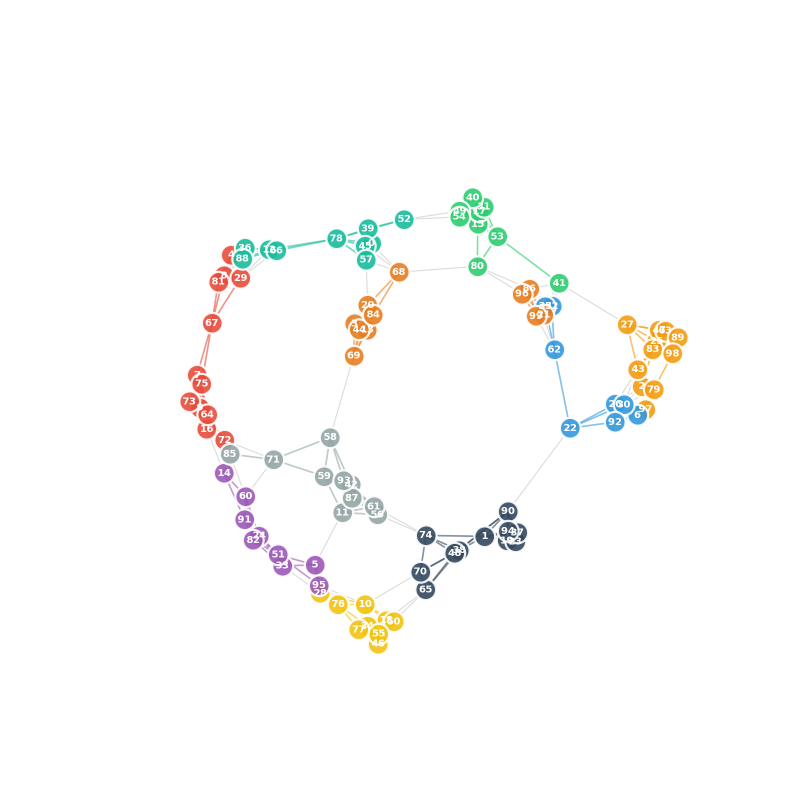
#> input picture RL/ablation_Baseline_20260128_233211/logical_ep0.png, 1600 x 1600 px, found by its file name (shown at 1/2 size)
$ python create_ieee_figure.py
#> lines starting #> are read from the running program, lines starting #| are printed output that depends on the picture; after the words box and inside, x2 and y2 are one past the last pixel; in counts of white or black regions, pixels touching at a corner belong together
#> in create_ieee_figure_v3, img is the input picture: PIL image 1600x1600 RGBA; mean R, G, B, A 251.9, 251.8, 250.9, 255
"""
IEEE期刊论文风格的多子图拼接脚本

将6张图片拼接成2行3列的布局：
- 第一行：logical_ep0, logical_ep100, logical_ep200
- 第二行：topology_ep0, topology_ep100, topology_ep200

设计特点：
1. 使用统一的子图标签 (a), (b), (c), (d), (e), (f)
2. 共享图例放置在图片右侧或底部
3. 使用Times New Roman字体（IEEE标准）
4. 适合单栏或双栏期刊排版
"""

import os
from pathlib import Path
from PIL import Image
import matplotlib.pyplot as plt
import matplotlib.patches as mpatches
from matplotlib.lines import Line2D
import numpy as np

# IEEE 期刊标准设置
plt.rcParams['font.family'] = 'serif'
plt.rcParams['font.serif'] = ['Times New Roman', 'DejaVu Serif', 'Times']
plt.rcParams['mathtext.fontset'] = 'stix'
plt.rcParams['font.size'] = 10
plt.rcParams['axes.labelsize'] = 10
plt.rcParams['axes.titlesize'] = 10
plt.rcParams['xtick.labelsize'] = 9
plt.rcParams['ytick.labelsize'] = 9
plt.rcParams['legend.fontsize'] = 8


# [124 lines left out: function create_ieee_composite_figure, not called in this run]


def _smart_crop(img_array: np.ndarray, margin_ratio: float = 0.02,
                remove_title: bool = True, remove_legend: bool = True,
                remove_stats: bool = True, is_logical: bool = False) -> np.ndarray:
    """
    智能裁剪图像，移除标题、图例和统计信息区域

    Args:
        img_array: 输入图像数组
        margin_ratio: 边距比例
        remove_title: 是否移除顶部标题区域
        remove_legend: 是否移除右上角图例
        remove_stats: 是否移除底部统计信息
        is_logical: 是否是logical拓扑图（有灰色背景）
    """
#> called with margin_ratio = 0.01, remove_title = True, remove_legend = True, remove_stats = True, is_logical = True
    h, w = img_array.shape[:2]
#> h = 1600; w = 1600
    img_work = img_array.copy()

    if is_logical:
        # Logical图 - 直接裁剪掉图例区域
        top_crop = int(h * 0.045) if remove_title else 0
#> top_crop = 72
        bottom_crop = int(h * 0.065) if remove_stats else 0
#> bottom_crop = 104
        right_crop = int(w * 0.28) if remove_legend else 0
#> right_crop = 448
        left_crop = int(w * 0.02)
#> left_crop = 32

        img_cropped = img_work[top_crop:h-bottom_crop, left_crop:w-right_crop]
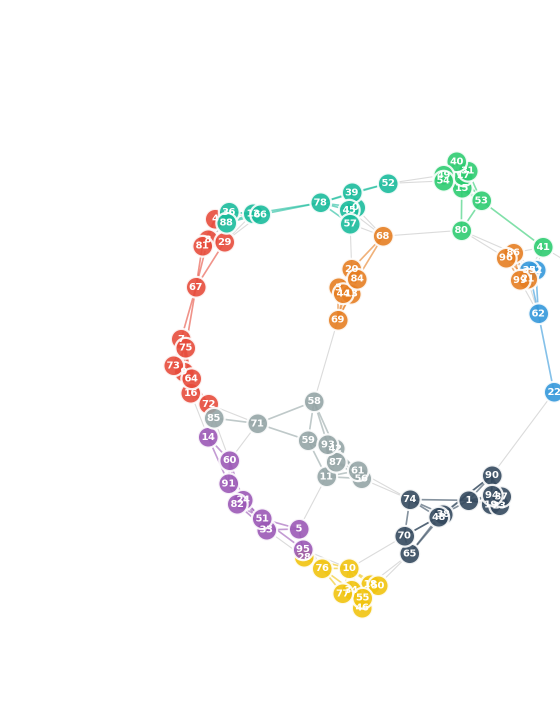
#> img_cropped: shape (1424, 1120, 4) (shown at 1/2 size); mean R, G, B, A 250.5, 250.5, 249.5, 255

        # 进一步裁剪白边
        h2, w2 = img_cropped.shape[:2]
#> h2 = 1424; w2 = 1120
        if len(img_cropped.shape) == 3:
            gray = np.mean(img_cropped[:, :, :3], axis=2)
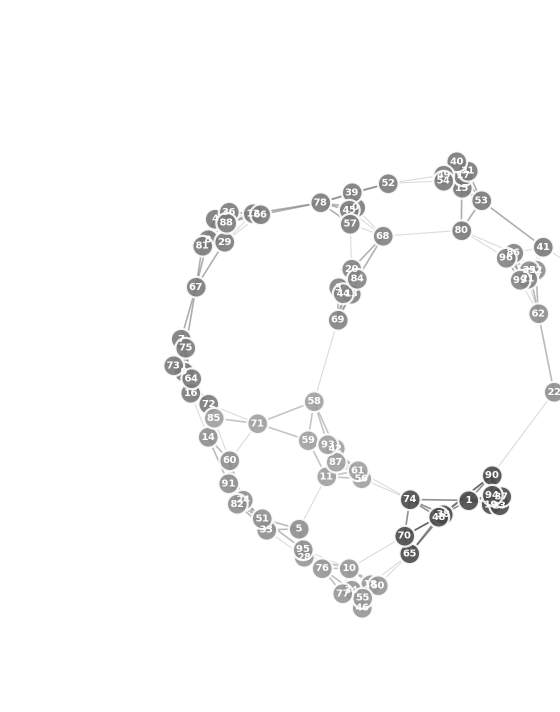
#> gray: shape (1424, 1120) float64 (shown at 1/2 size); min 73, max 255, mean 250.2
        else:
            gray = img_cropped

        threshold = 245
        non_white = gray < threshold
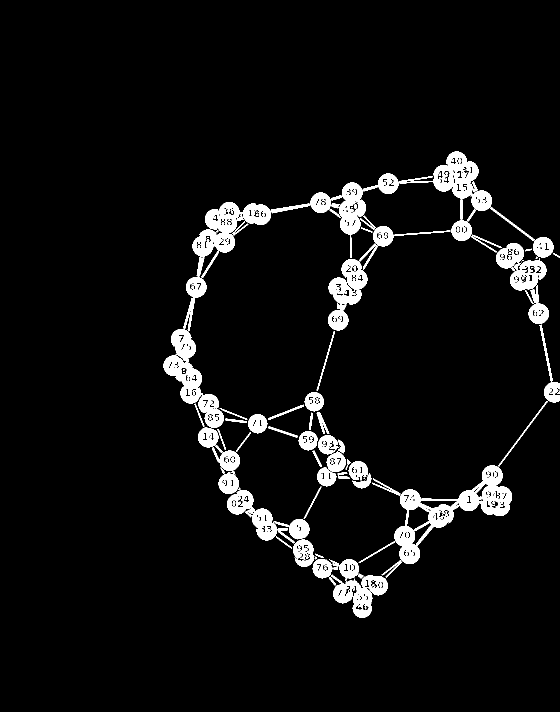
#> non_white: shape (1424, 1120) bool (shown at 1/2 size); 5.6% white; 197 white regions (62 under 20 px), largest, box (x1, y1, x2, y2) and area: (789, 931, 1024, 1128) 11463, (327, 658, 448, 856) 7484, (385, 404, 542, 513) 6885

        if np.any(non_white):
            rows = np.any(non_white, axis=1)
            cols = np.any(non_white, axis=0)

            rmin, rmax = np.where(rows)[0][[0, -1]]
#> rmin = 303; rmax = 1235
            cmin, cmax = np.where(cols)[0][[0, -1]]
#> cmin = 327; cmax = 1119

            margin_h = int(h2 * margin_ratio)
#> margin_h = 14
            margin_w = int(w2 * margin_ratio)
#> margin_w = 11

            rmin = max(0, rmin - margin_h)
#> rmin = 289
            rmax = min(h2, rmax + margin_h)
#> rmax = 1249
            cmin = max(0, cmin - margin_w)
#> cmin = 316
            cmax = min(w2, cmax + margin_w)
#> cmax = 1120

            img_cropped = img_cropped[rmin:rmax, cmin:cmax]
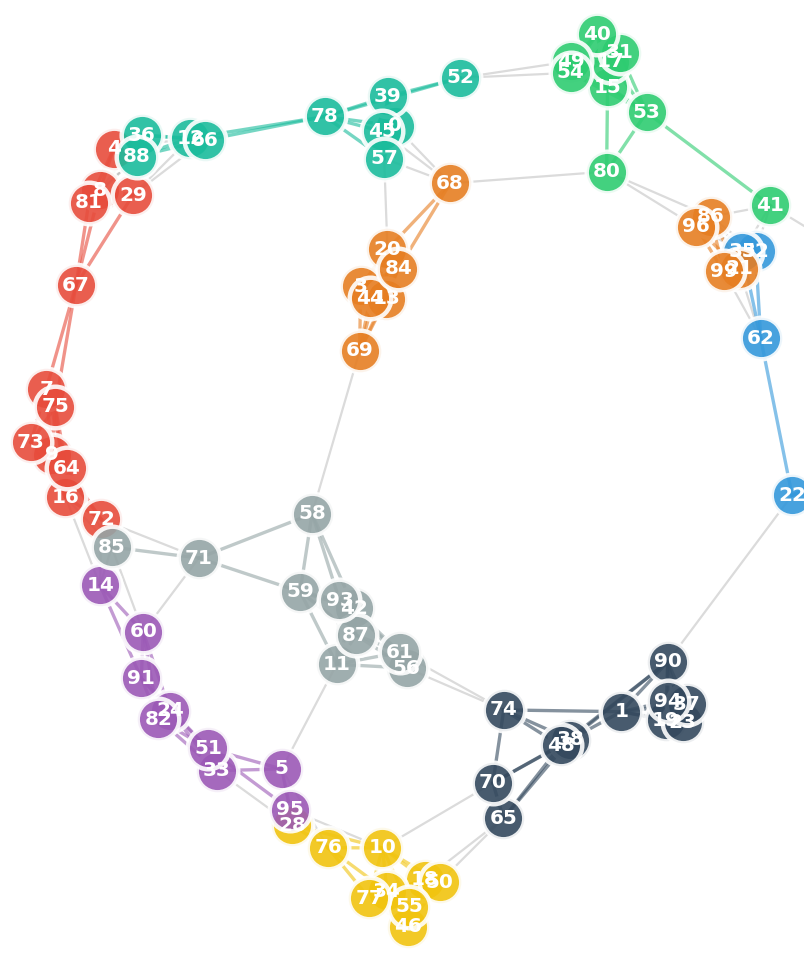
#> img_cropped: shape (960, 804, 4); mean R, G, B, A 245.8, 245.7, 243.7, 255

        return img_cropped
    else:
        # Physical Topology图 - 保留原图完整性，不做任何处理
        return img_work


# [140 lines left out: functions _add_shared_legend, create_ieee_figure_v2, not called in this run]


def create_ieee_figure_v3(
    input_dir: str,
    output_path: str,
    dpi: int = 300,
):
    """
    创建IEEE期刊风格的复合图像 - 版本3（推荐）

    特点：
    - 更精细的布局控制
    - 统一的子图大小
    - 底部共享图例（单行）
    - 简洁的标签设计
    """

    logical_files = ['logical_ep0.png', 'logical_ep100.png', 'logical_ep200.png']
    topology_files = ['topology_ep0.png', 'topology_ep100.png', 'topology_ep200.png']

    labels = ['(a)', '(b)', '(c)', '(d)', '(e)', '(f)']

    # 加载并预处理图像
    images = []
    all_files = logical_files + topology_files
    for idx, f in enumerate(all_files):
        img_path = os.path.join(input_dir, f)
        if os.path.exists(img_path):
            img = Image.open(img_path)
            img_array = np.array(img)

            # 根据图片类型调整裁剪参数
            is_logical = idx < 3  # 前3张是logical图
            img_cropped = _smart_crop(
                img_array,
                margin_ratio=0.01,
                remove_title=True,
                remove_legend=True,
                remove_stats=True,
                is_logical=is_logical
            )
            images.append(img_cropped)
        else:
            print(f"[Warning] Image not found: {img_path}")
            return
#> pass 2 of the loop in create_ieee_figure_v3, `for idx, f in enumerate(all_files):`:
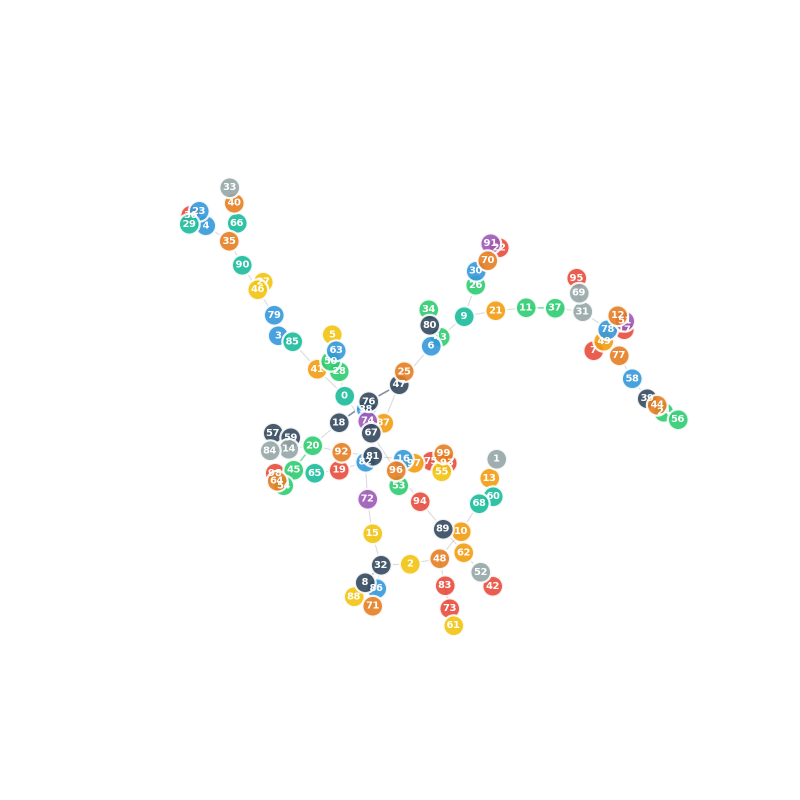
#> input picture RL/ablation_Baseline_20260128_233211/logical_ep100.png, 1600 x 1600 px, found by its file name (shown at 1/2 size)
#> in create_ieee_figure_v3, img is the input picture: PIL image 1600x1600 RGBA; mean R, G, B, A 251.7, 251.9, 250.7, 255
#> in _smart_crop (call 2), `non_white = gray < threshold`:
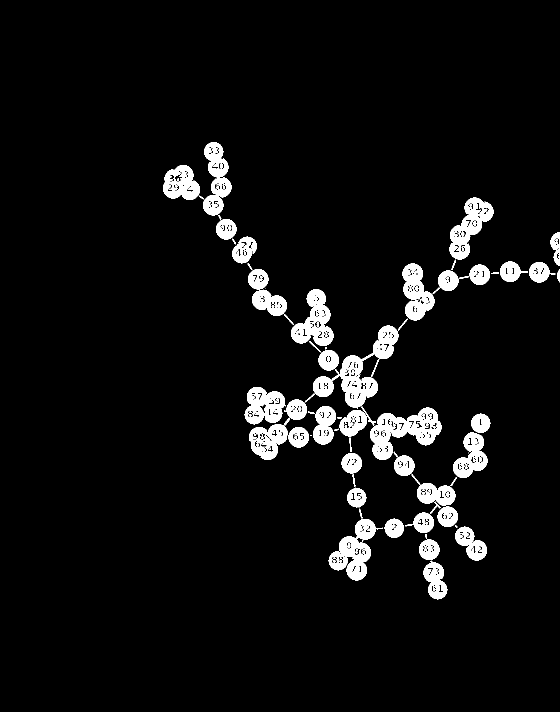
#> non_white: shape (1424, 1120) bool (shown at 1/2 size); 5.5% white; 174 white regions (45 under 20 px), largest, box (x1, y1, x2, y2) and area: (626, 651, 797, 815) 7595, (740, 815, 883, 920) 6579, (657, 1038, 751, 1161) 5199
#> in _smart_crop (call 2), `rmin, rmax = np.where(rows)[0][[0, -1]]`: rmin = 284; rmax = 1198
#> in _smart_crop (call 2), `cmin, cmax = np.where(cols)[0][[0, -1]]`: cmin = 326; cmax = 1119
#> in _smart_crop (call 2), `rmin = max(0, rmin - margin_h)`: rmin = 270
#> in _smart_crop (call 2), `rmax = min(h2, rmax + margin_h)`: rmax = 1212
#> in _smart_crop (call 2), `cmin = max(0, cmin - margin_w)`: cmin = 315
#> in _smart_crop (call 2), `cmax = min(w2, cmax + margin_w)`: cmax = 1120
#> in _smart_crop (call 2), `img_cropped = img_cropped[rmin:rmax, cmin:cmax]`:
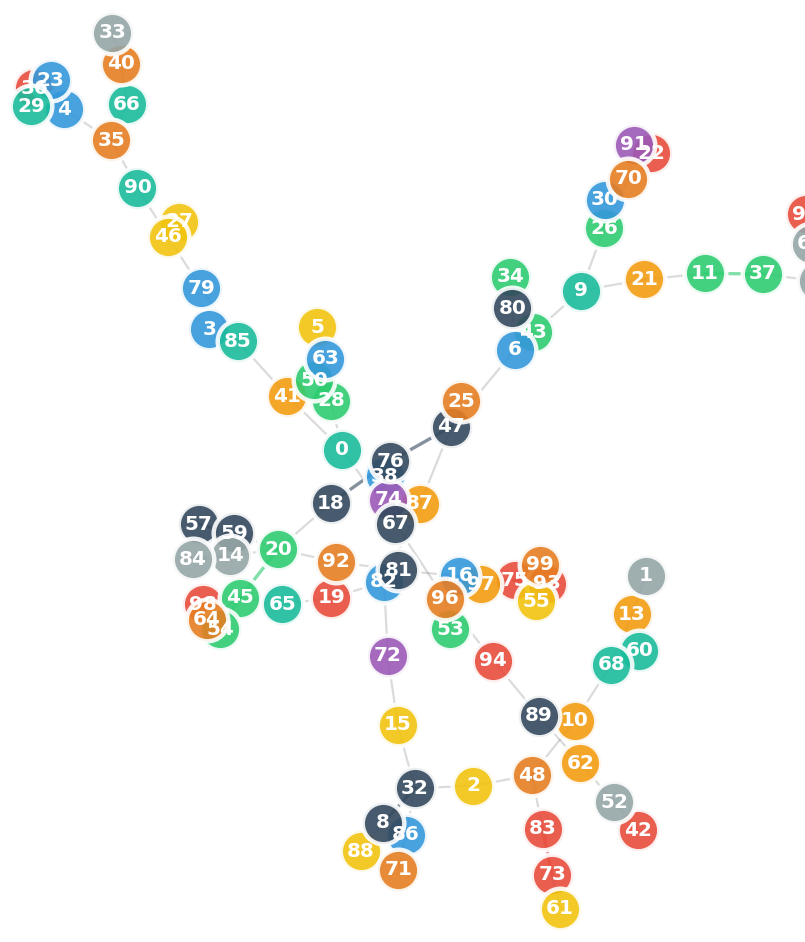
#> img_cropped: shape (942, 805, 4); mean R, G, B, A 245, 246, 242.4, 255

    # 统一所有图像到相同大小
    target_size = (800, 800)  # 统一的目标尺寸（像素）
    images_resized = []
    for img in images:
        img_pil = Image.fromarray(img)
        # 保持宽高比居中填充
        img_resized = _resize_with_padding(img_pil, target_size)
        images_resized.append(np.array(img_resized))

    # IEEE尺寸
    fig_width = 7.16  # inches (双栏)
    aspect = 0.72  # 高度/宽度比
    fig_height = fig_width * aspect

    fig, axes = plt.subplots(2, 3, figsize=(fig_width, fig_height), dpi=dpi)
    fig.patch.set_facecolor('white')

    # 调整子图间距
    plt.subplots_adjust(left=0.06, right=0.99, top=0.92, bottom=0.12,
                        wspace=0.05, hspace=0.08)

    # 列标题和行标题
    col_titles = ['Initial', 'Mid-training', 'Final']
    row_labels = ['Logical\nTopology', 'Physical\nTopology']

    for row in range(2):
        for col in range(3):
            idx = row * 3 + col
            ax = axes[row, col]

            ax.imshow(images_resized[idx])
            ax.axis('off')

            # 子图标签（左上角，白底）
            ax.text(0.03, 0.97, labels[idx], transform=ax.transAxes,
                    fontsize=9, fontweight='bold', va='top', ha='left',
                    fontfamily='serif',
                    bbox=dict(boxstyle='round,pad=0.15',
                              facecolor='white', alpha=0.85,
                              edgecolor='gray', linewidth=0.5))

            # 列标题（仅第一行）
            if row == 0:
                ax.set_title(col_titles[col], fontsize=9, fontweight='bold',
                            fontfamily='serif', pad=4)

    # 行标签（左侧）
    for row, label in enumerate(row_labels):
        fig.text(0.01, 0.72 - row * 0.40, label, fontsize=9, fontweight='bold',
                va='center', ha='left', rotation=90, fontfamily='serif')

    # 底部共享图例
    colors_list = [
        "#E74C3C", "#F39C12", "#F1C40F", "#2ECC71", "#3498DB",
        "#9B59B6", "#1ABC9C", "#34495E", "#E67E22", "#95A5A6"
    ]

    legend_elements = [
        Line2D([0], [0], marker='o', color='w',
               markerfacecolor=colors_list[i],
               markeredgecolor='gray', markeredgewidth=0.3,
               markersize=6, label=f'Agent {i}')
        for i in range(10)
    ]

    fig.legend(handles=legend_elements, loc='lower center',
               ncol=10, fontsize=6.5, frameon=True,
               framealpha=0.95, edgecolor='lightgray',
               bbox_to_anchor=(0.52, 0.01),
               handletextpad=0.2, columnspacing=0.5)

    # 保存
    output_dir = os.path.dirname(output_path)
    if output_dir:
        os.makedirs(output_dir, exist_ok=True)

    fig.savefig(output_path, dpi=dpi, bbox_inches='tight',
                facecolor='white', edgecolor='none', pad_inches=0.02)
    plt.close(fig)
    print(f"[OK] IEEE composite figure (v3-recommended) saved to: {output_path}")


# [31 lines left out: function _resize_with_padding, not called in this run]


if __name__ == '__main__':
    import argparse

    parser = argparse.ArgumentParser(description='Create IEEE-style composite figure')
    parser.add_argument('--input_dir', type=str,
                        default='result_save/run_vis_v11',
                        help='Directory containing the source images')
    parser.add_argument('--output', type=str,
                        default='result_save/run_vis_v11/ieee_composite_figure.png',
                        help='Output file path')
    parser.add_argument('--dpi', type=int, default=300,
                        help='Output DPI (300 for IEEE journals)')
    parser.add_argument('--version', type=int, default=3, choices=[1, 2, 3],
                        help='Figure layout version (1, 2, or 3). v3 is recommended.')

    args = parser.parse_args()

    if args.version == 1:
        create_ieee_composite_figure(args.input_dir, args.output, args.dpi)
    elif args.version == 2:
        create_ieee_figure_v2(args.input_dir, args.output, args.dpi)
    else:
        create_ieee_figure_v3(args.input_dir, args.output, args.dpi)
